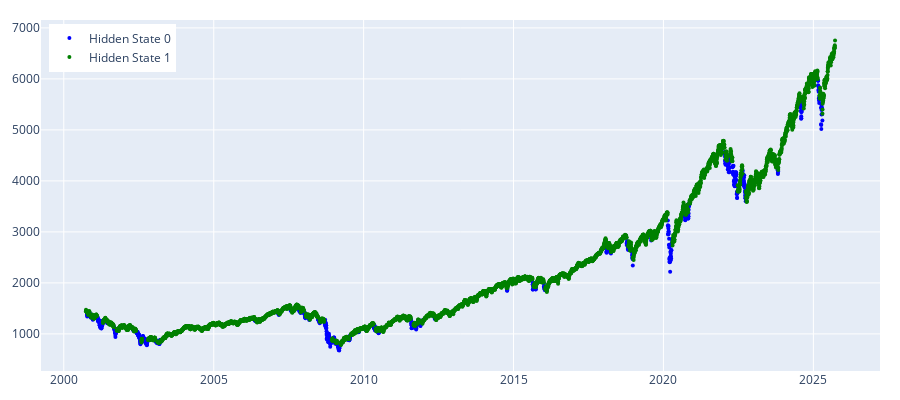

The notebook cell saved with this chart:
### Code cell
params = {'n_components':2, 'covariance_type':"full", 'random_state':100}
 
hmm_model = regime_detection.get_regimes_hmm(prices_array, params)
hmm_states = hmm_model.predict(prices_array)
plot_hidden_states(np.array(hmm_states), prices[[f'{trading_instrument}']])

### Figure 1 — Plotly figure (JSON) as saved in the notebook; plotly's stock layout.template omitted (floating-point values rounded to 4 significant figures; data arrays with more than 128 entries replaced by an {"elided": "..."} marker saying what was removed)
{"data": [{"marker": {"color": "blue", "size": 4}, "mode": "markers", "name": "Hidden State 0", "type": "scatter", "x": {"elided": "846 str values"}, "y": {"elided": "846 float values"}}, {"marker": {"color": "green", "size": 4}, "mode": "markers", "name": "Hidden State 1", "type": "scatter", "x": {"elided": "5463 str values"}, "y": {"elided": "5463 float values"}}], "layout": {"height": 400, "legend": {"x": 0.01, "xanchor": "left", "y": 0.99, "yanchor": "top"}, "margin": {"b": 20, "l": 20, "r": 20, "t": 20}, "width": 900}}
